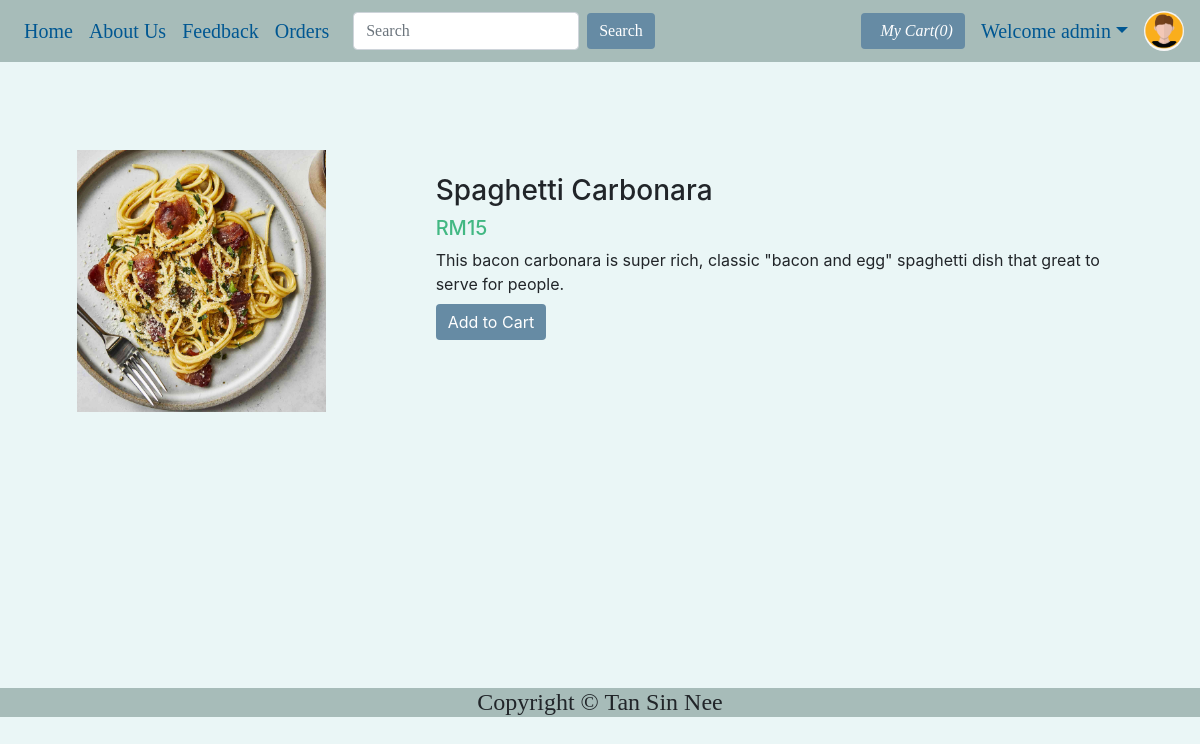
/viewPizza.php?pizzaid=102 (signed in), run on the app's committed database.
### tables this page shows
CREATE TABLE `pizza` (
  `pizzaId` int(12) NOT NULL,
  `pizzaName` varchar(255) NOT NULL,
  `pizzaPrice` int(12) NOT NULL,
  `pizzaDesc` text NOT NULL,
  `pizzaCategorieId` int(12) NOT NULL,
  `pizzaPubDate` datetime NOT NULL DEFAULT current_timestamp()
);

### viewPizza.php (the view, shortened to what this page needs)
<!doctype html>
<html lang="en">
<head>
    <link rel="stylesheet" href="https://stackpath.bootstrapcdn.com/bootstrap/4.4.1/css/bootstrap.min.css">
    <link rel="stylesheet" href="https://use.fontawesome.com/releases/v5.8.2/css/all.css">
</head>
<body>
    <?php include 'partials/_dbconnect.php';?>
    <?php require 'partials/_nav.php' ?>
    <div class="container my-4" id="cont">
        <div class="row jumbotron" style="background: transparent;">
        <?php
            $pizzaId = $_GET['pizzaid'];
            $sql = "SELECT * FROM `pizza` WHERE pizzaId = $pizzaId";
            $result = mysqli_query($conn, $sql);
            $row = mysqli_fetch_assoc($result);
            $pizzaName = $row['pizzaName'];
            $pizzaPrice = $row['pizzaPrice'];
            $pizzaDesc = $row['pizzaDesc'];
        ?>
        <?php
        echo  '<div class="col-md-4">
                <img src="img/pizza-'.$pizzaId. '.jpg" width="249px" height="262px">
            </div>
            <div class="col-md-8 my-4">
                <h3>' . $pizzaName . '</h3>
                <h5 style="color: #42b883">RM'.$pizzaPrice. '</h5>
                <p class="mb-0">' .$pizzaDesc .'</p>';
                if($loggedin){
                    $quaSql = "SELECT `itemQuantity` FROM `viewcart` WHERE pizzaId = '$pizzaId' AND `userId`='$userId'";
                    $quaresult = mysqli_query($conn, $quaSql);
                    $quaExistRows = mysqli_num_rows($quaresult);
                    if($quaExistRows == 0) {
                        echo '<form action="partials/_manageCart.php" method="POST">
                              <input type="hidden" name="itemId" value="'.$pizzaId. '">
                              <button type="submit" name="addToCart" class="btn btn-primary my-2" style="background-color:#668ba4; color:white; border:#668ba4;">Add to Cart</button>';
                    }else {
                        echo '<a href="viewCart.php"><button class="btn btn-primary my-2"style="background-color:#668ba4; color:white; border:#668ba4;">Go to Cart</button></a>';
                    }
                }
                else{
                    echo '<button class="btn btn-primary my-2" data-toggle="modal" data-target="#loginModal"style="background-color:#668ba4; color:white; border:#668ba4;">Add to Cart</button>';
                }
                echo '</form>
            </div>'
        ?>
        </div>
    </div>
    <?php require 'partials/_footer.php' ?>
</body>
</html>

### viewPizza.php (style rules this page uses)
#cont { min-height : 578px; }

### partials/_nav.php (style rules this page uses)
body { background-color: #eaf6f6; }

### data on the page
pizza: pizzaName "Spaghetti Carbonara", pizzaPrice "15", pizzaDesc "This bacon carbonara is super rich, classic \"bacon and egg\" spaghetti dish that great to serve for people."

### other printed values
$count "0"
$username "admin"
